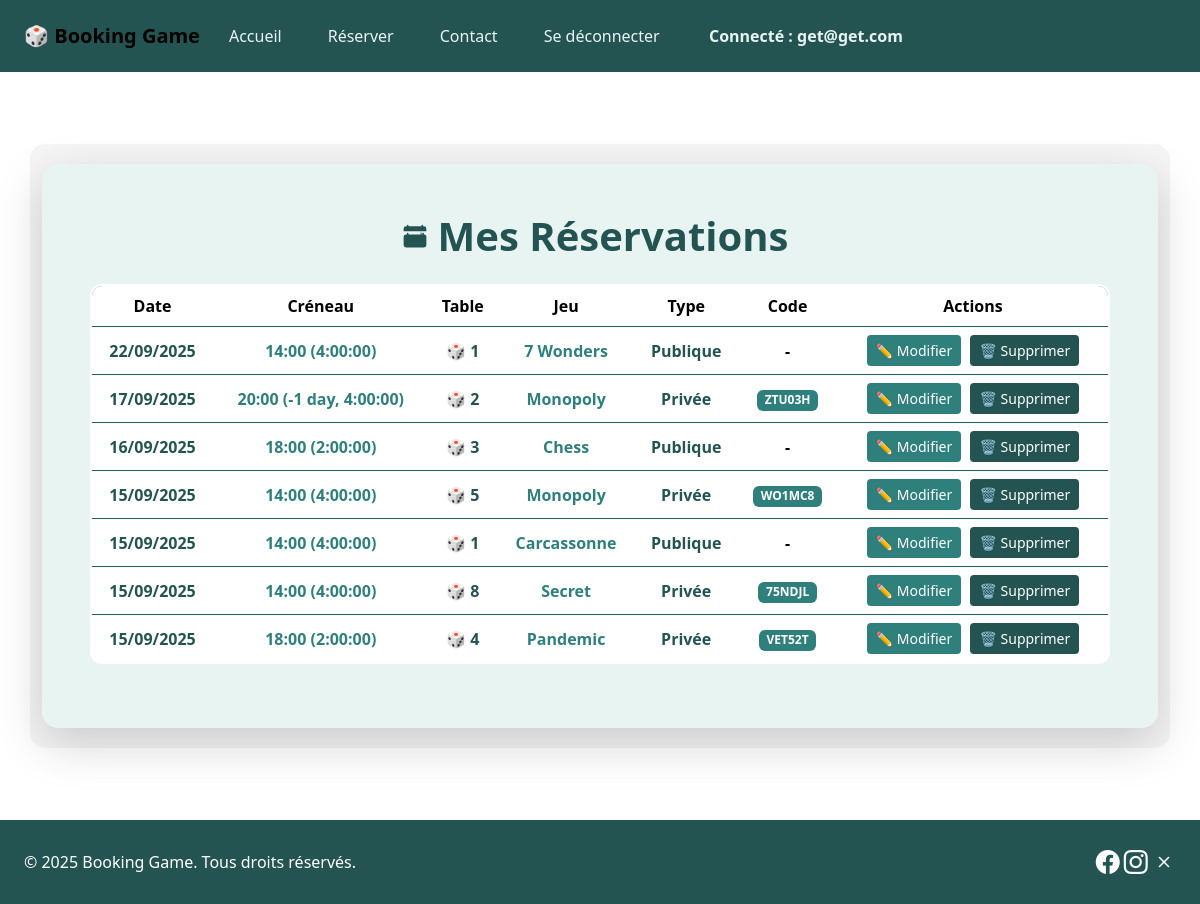
The app's page /users/my-bookings/ (signed in), older data.
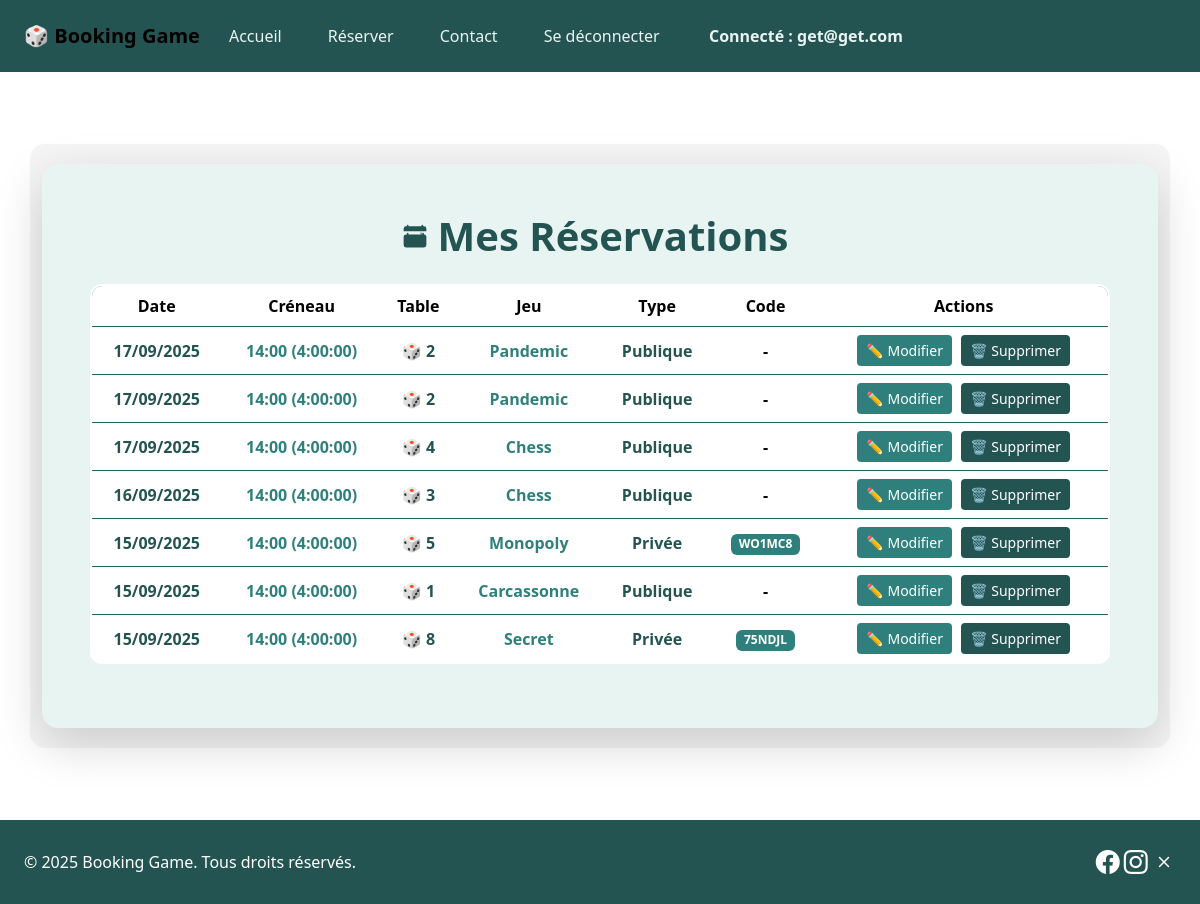
The same page, newer data.
### users_app/models.py (models this page shows, shortened)
class User(AbstractUser):
    username = models.EmailField(unique=True)
    pseudo = models.CharField(max_length=50, unique=True)
    phone = models.CharField(max_length=20, blank=True, null=True)
    favorite_games = models.ManyToManyField("tables_app.Game", blank=True, related_name='fans')

### tables_app/models.py (models this page shows, shortened)
class Booking(models.Model):
    date = models.DateField(default=timezone.now)
    start_time = models.TimeField()
    duration = models.DurationField(help_text="Durée (HH:MM:SS)")
    booking_type = models.CharField(max_length=10, choices=BookingType.choices)
    table = models.ForeignKey("Table", on_delete=models.CASCADE)
    main_customer = models.ForeignKey(settings.AUTH_USER_MODEL, on_delete=models.CASCADE, related_name='bookings')
    code = models.CharField(max_length=10, blank=True, null=True)  # ajout du code
    game = models.ForeignKey("tables_app.Game", on_delete=models.SET_NULL, null=True, blank=True)
    max_players = models.PositiveBigIntegerField(null=True, blank=True)
    participants = models.ManyToManyField(settings.AUTH_USER_MODEL, related_name='joined_bookings', blank=True)
    custom_game = models.CharField(max_length=100, blank=True, null=True)

class Table(models.Model):
    number_table = models.IntegerField(unique=True)
    capacity_table = models.IntegerField(default=12)
    state_table = models.CharField(max_length=10, choices=TableEtat.choices, default=TableEtat.LIBRE)
    game_table = models.ForeignKey("Game", null=True, blank=True, on_delete=models.SET_NULL)
    code_table = models.CharField(max_length=20, null=True, blank=True)
    customer_table = models.ManyToManyField(settings.AUTH_USER_MODEL,
                                            blank=True,
                                            related_name='joined_tables')

class Game(models.Model):
    name_game = models.CharField(max_length=100)
    category_game = models.CharField(max_length=50)
    duration_game = models.CharField(max_length=50, null=True, blank=True)
    nb_player_min_game = models.IntegerField(null=True, blank=True)
    nb_player_max_game = models.IntegerField(null=True, blank=True)
    stock_game = models.IntegerField(default=0)
    availability_game = models.BooleanField(default=True)
    presentation = models.TextField(null=True, blank=True)
    image_url = models.URLField(max_length=500, null=True, blank=True)

### users_app/views.py (the view)
# urls.py: path("my-bookings/", views.my_bookings, name="my_bookings"),
@login_required
def my_bookings(request):
    bookings = Booking.objects.filter(
        Q(main_customer=request.user) | Q(participants=request.user)
    ).select_related('table').order_by('-date', 'start_time')
    return render(request, "users_app/my_bookings.html", {"bookings": bookings})

### users_app/templates/users_app/my_bookings.html (shortened to what this page needs)
{% extends "base.html" %}
{% load static %}
{% block content %}
<div class="container my-5">
    <div class="card shadow-lg border-0 rounded-4" style="background-color: #E8F4F2;">
        <div class="card-body p-5">
            <h1 class="mb-4 text-center fw-bold"
                style="color:#235452; display:flex; justify-content:center; align-items:center; gap:10px;">
                Mes Réservations
            </h1>
            {% if bookings %}
                <div class="table-responsive">
                    <table class="table table-hover align-middle text-center" style="background-color: #ffffff;">
                        <thead style="background-color: #2F807D; color: #ffffff;">
                            <tr>
                                <th>Date</th>
                                <th>Créneau</th>
                                <th>Table</th>
                                <th>Jeu</th>
                                <th>Type</th>
                                <th>Code</th>
                                <th>Actions</th>
                            </tr>
                        </thead>
                        <tbody>
                            {% for booking in bookings %}
                                <tr>
                                    <td class="fw-semibold" style="color:#235452;">
                                        {{ booking.date|date:"d/m/Y" }}
                                    </td>
                                    <td style="color:#2F807D;">
                                        {{ booking.start_time|time:"H:i" }} ({{ booking.duration }})
                                    </td>
                                    <td style="color:#235452;">
                                        🎲 {{ booking.table.number_table }}
                                    </td>
                                    <td style="color:#2F807D;">
                                        {% if booking.game %}
                                            {{ booking.game.name_game }}
                                        {% elif booking.custom_game %}
                                            {{ booking.custom_game }}
                                        {% else %}
                                            -
                                        {% endif %}
                                    </td>
                                    <td style="color:#235452;">
                                        {{ booking.booking_type|title }}
                                    </td>
                                    <td>
                                        {% if booking.code %}
                                            <span class="badge" style="background-color: #2F807D; color: #ffffff;">
                                                {{ booking.code }}
                                            </span>
                                        {% else %}
                                            -
                                        {% endif %}
                                    </td>
                                    <td>
                                        {% if booking.main_customer == user %}
                                        <a href="{% url 'users_app:edit_booking' booking.id %}"
                                           class="btn btn-sm"
                                           style="background-color: #2F807D; color: #ffffff; margin-right:5px;">
                                            ✏️ Modifier
                                        </a>
                                        <a href="{% url 'users_app:delete_booking' booking.id %}"
                                           class="btn btn-sm"
                                           style="background-color: #235452; color: #ffffff;"
                                           onclick="return confirm('Supprimer cette réservation ?');">
                                            🗑️ Supprimer
                                        </a>
                                        {% else %}
                                        -
                                        {% endif %}
                                    </td>
                                </tr>
                            {% endfor %}
                        </tbody>
                    </table>
                </div>
            {% else %}
                <p class="text-center text-muted fs-5 mt-3">
                    Vous n'avez aucune réservation pour le moment.
                </p>
            {% endif %}
        </div>
    </div>
</div>
{% endblock %}

### tables_app/templates/base.html (shortened to what this page needs)
<!DOCTYPE html>
<html lang="fr">
<head>
    {% load static %}
    <link rel="stylesheet" href="{% static 'css/style.css' %}?v=3">
    <link href="https://cdn.jsdelivr.net/npm/bootstrap@5.3.2/dist/css/bootstrap.min.css" rel="stylesheet">
    <link rel="stylesheet" href="https://cdnjs.cloudflare.com/ajax/libs/font-awesome/6.4.0/css/all.min.css">
    <link rel="stylesheet" href="https://cdn.jsdelivr.net/npm/bootstrap-icons@1.10.5/font/bootstrap-icons.css">
</head>
<body>
<nav class="navbar navbar-expand-lg custom-nav py-3 w-100">
    <div class="container-fluid px-4">
        <a class="navbar-brand fw-bold" href="{% url 'tables_app:home' %}">🎲 Booking Game</a>
       <div class="collapse navbar-collapse" id="navbarNav">
    <ul class="navbar-nav me-auto ">
        {% if user.is_authenticated %}
            <li class="nav-item"><a class="nav-link" href="{% url 'tables_app:home' %}">Accueil</a></li>
            <li class="nav-item"><a class="nav-link" href="{% url 'tables_app:calendar' %}">Réserver</a></li>
            <li class="nav-item"><a class="nav-link" href="{% url 'contact_app:contact' %}">Contact</a></li>
            <li class="nav-item"><a class="nav-link" href="{% url 'users_app:logout' %}">Se déconnecter</a></li>
        {% else %}
            <li class="nav-item"><a class="nav-link" href="{% url 'users_app:login' %}">Connexion</a></li>
            <li class="nav-item"><a class="nav-link" href="{% url 'users_app:register' %}">Inscription</a></li>
            <li class="nav-item"><a class="nav-link" href="{% url 'tables_app:games' %}">Nos jeux disponibles</a></li>
        {% endif %}
    </ul>
   {% if user.is_authenticated %}
    <ul class="navbar-nav ms-auto">
        <li class="nav-item">
            <span class="nav-link fw-bold">Connecté : {{ user.username }}</span>
        </li>
    </ul>
{% endif %}
</div>
    </div>
</nav>
<main class="py-4">
    {% block content %}{% endblock %}
</main>
<footer class="footer w-100 py-4 px-4 d-flex justify-content-between align-items-center flex-wrap">
    <p class="mb-2 mb-md-0">&copy; 2025 Booking Game. Tous droits réservés.</p>
    <div class="social-icons">
        <a href="#" target="_blank"><i class="bi bi-facebook"></i></a>
        <a href="#" target="_blank"><i class="bi bi-instagram"></i></a>
        <a href="#" target="_blank"><i class="bi bi-x"></i></a>
    </div>
</footer>
</body>
</html>

### tables_app/static/css/style.css (style rules this page uses)
body { font-family: 'Poppins', sans-serif; background-color: #fff7f8; color: #333; margin: 0; padding: 0; }
a { text-decoration: none; }
.container { background-color: #f5f5f5; padding: 40px 20px; border-radius: 15px; }
h1 { font-weight: bold; font-size: 2rem; margin-bottom: 30px; color: #2F807D; }
.card { border-radius: 15px; overflow: hidden; transition: transform 0.3s ease, box-shadow 0.3s ease; }
a { text-decoration: none; transition: color 0.3s ease; }
.container { max-width: 1000px; margin: 50px auto; padding: 20px; font-family: 'Segoe UI', Tahoma, Geneva, Verdana, sans-serif; }
h1 { text-align: center; color: #2F807D; font-size: 2rem; margin-bottom: 30px; font-weight: bold; }
h1 { color: #2F807D; font-weight: bold; text-align: center; margin-bottom: 30px; }
.btn { border-radius: 10px; font-weight: bold; padding: 10px 20px; transition: transform 0.2s, background-color 0.3s; }
.table { border: 2px solid #2F807D; border-radius: 12px; overflow: hidden; }
.table th, .table td { border-color: #196664; color: #fff; font-weight: 600; }
.custom-nav { background-color: #235452 !important; width: 100% !important; padding: 10; margin: 0; }
.custom-nav .navbar-nav { width: 100%; justify-content: flex-start; gap: 20px; }
.custom-nav .nav-link { font-weight: 500; color: #E8F4F2 !important; padding: 0.5rem 1rem; margin: 0 5px; }
.footer { background-color: #235452 !important; color: #fff; width: 100%; padding: 30px 20px; display: flex; justify-content: space-between; align-items: center; flex-wrap: wrap; box-sizing: border-box; }
.footer p { margin: 0; font-size: 1rem; }
.social-icons a { color: #fff; font-size: 1.5rem; transition: transform 0.3s, color 0.3s; }
body, html { margin: 0; padding: 0; width: 100%; }
main { min-height: calc(100vh - 140px); padding: 20px; }

Row changes from the older to the newer data that the page shows:
removed Booking: date "22/09/2025", start_time "14:00", duration "4:00:00", table.number_table "1", game.name_game "7 Wonders", booking_type "Publique", shows "✏️ Modifier"
removed Booking: date "17/09/2025", start_time "20:00", duration "-1 day, 4:00:00", table.number_table "2", game.name_game "Monopoly", booking_type "Privée", code "ZTU03H", shows "✏️ Modifier"
removed Booking: date "15/09/2025", start_time "18:00", duration "2:00:00", table.number_table "4", game.name_game "Pandemic", booking_type "Privée", code "VET52T", shows "✏️ Modifier"
added Booking: date "17/09/2025", start_time "14:00", duration "4:00:00", table.number_table "2", game.name_game "Pandemic", booking_type "Publique", shows "✏️ Modifier"
added Booking: date "17/09/2025", start_time "14:00", duration "4:00:00", table.number_table "4", game.name_game "Chess", booking_type "Publique", shows "✏️ Modifier"
changed Booking (number 3 of 6 on the later page): start_time "18:00" → "14:00"; duration "2:00:00" → "4:00:00"
